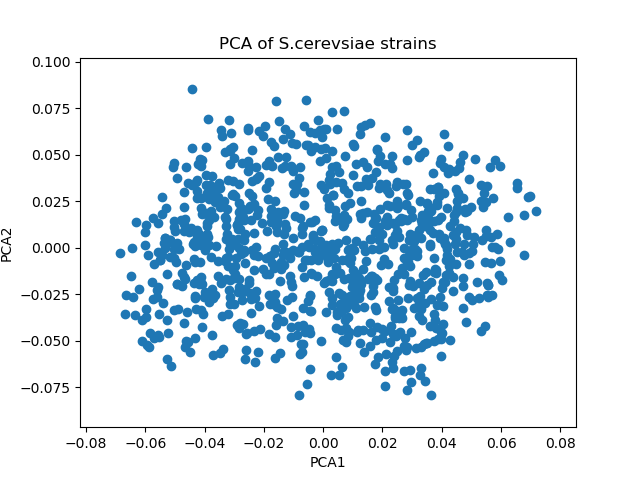

Recreate this plot in Python.
#!/usr/bin/env python3

"""
plot PCA data from plink
 
./PCAplot.py <plink_output.eigenvec>
"""

import sys
import matplotlib.pyplot as plt

x = []
y = []
plink_file = open(sys.argv[1])
for line in plink_file:
    fields = line.strip("/r/n").split(" ")
    x.append(float(fields[2]))
    y.append(float(fields[3]))
    
    
fig1, ax1 = plt.subplots()
ax1.scatter(x,y)
ax1.set_xlabel("PCA1")
ax1.set_ylabel("PCA2")
ax1.set_title("PCA of S.cerevsiae strains")
fig1.savefig("PCAplot.png")
plt.close()